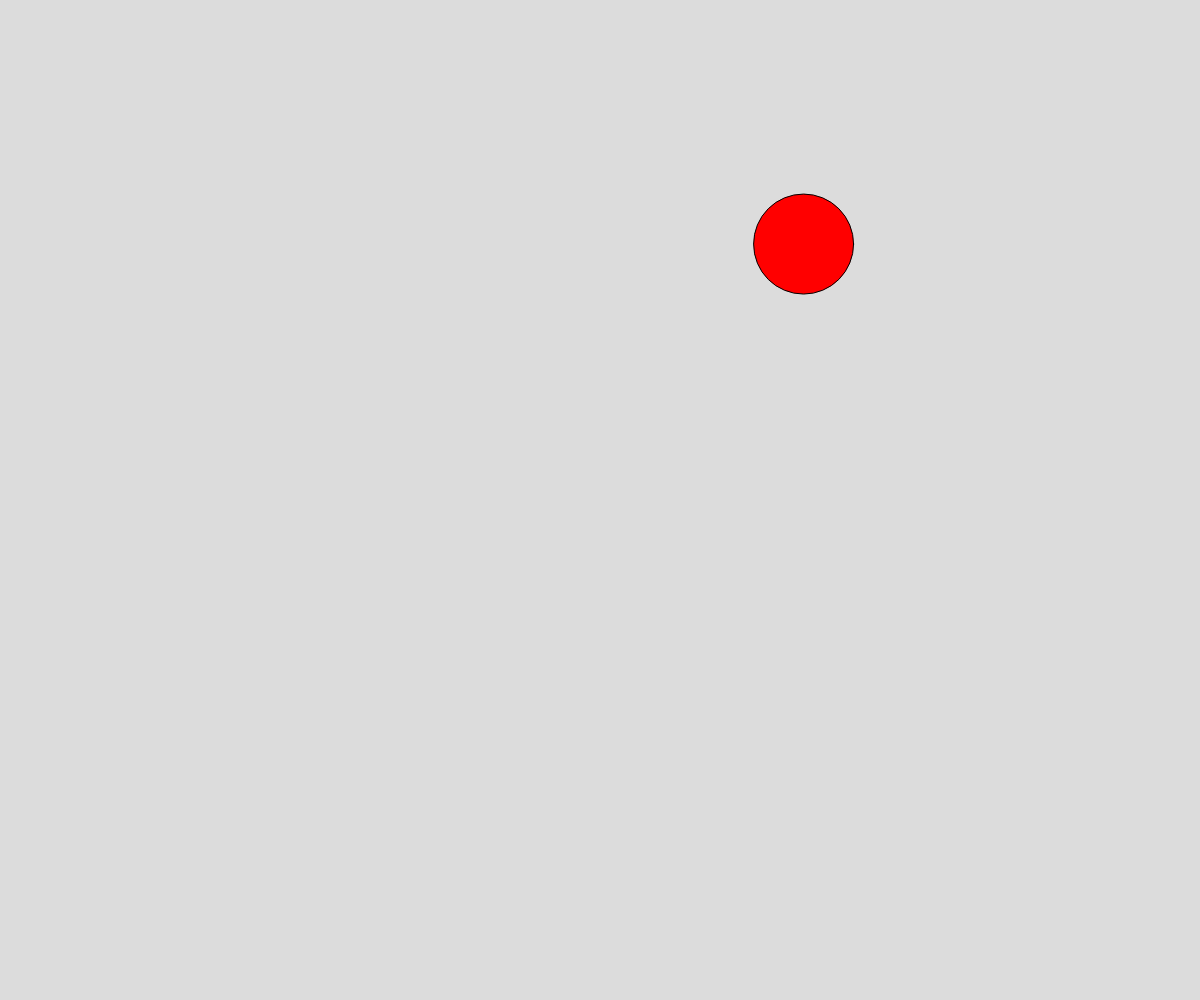
Frame 1 (no input)
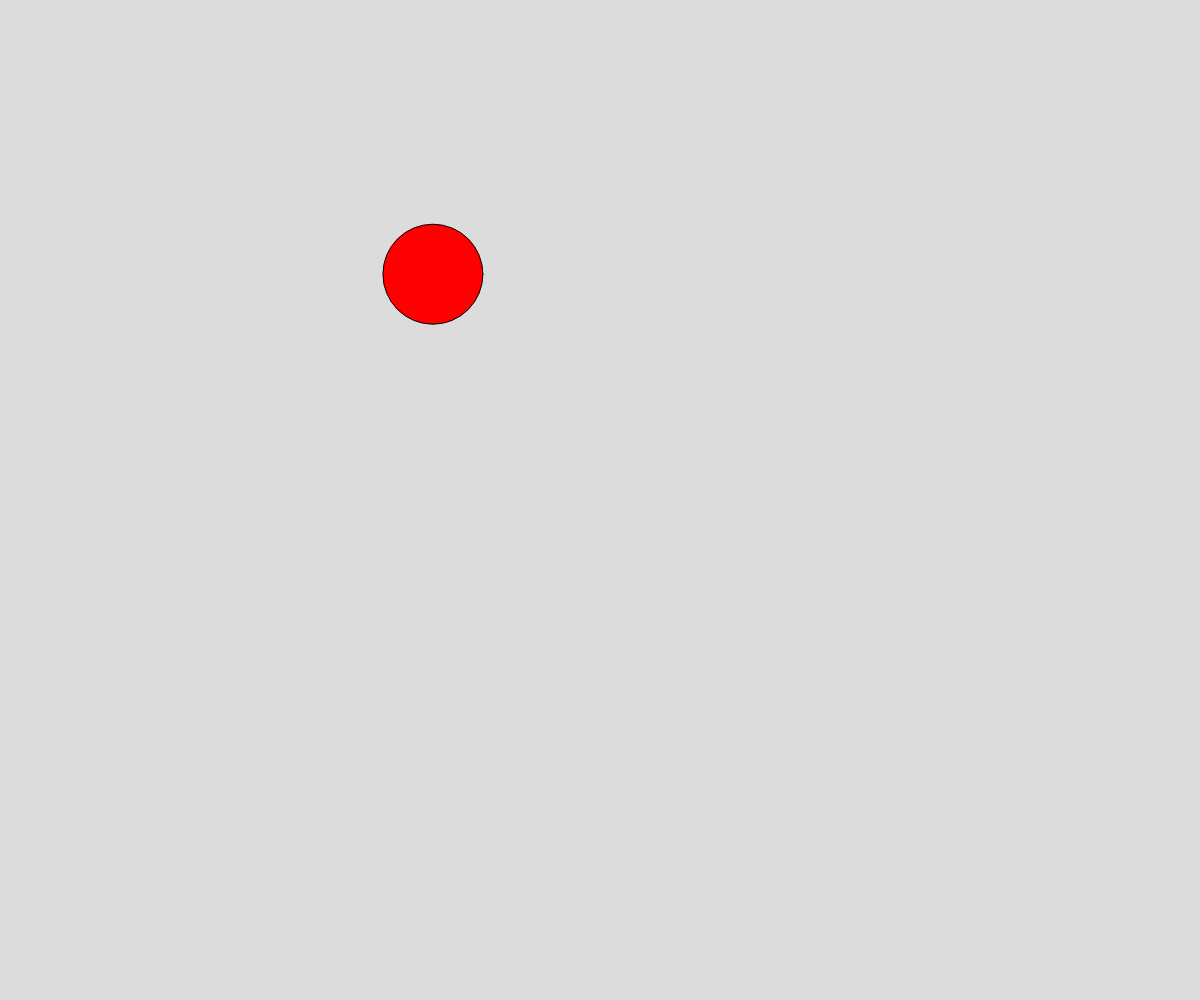
Frame 60 (no input)
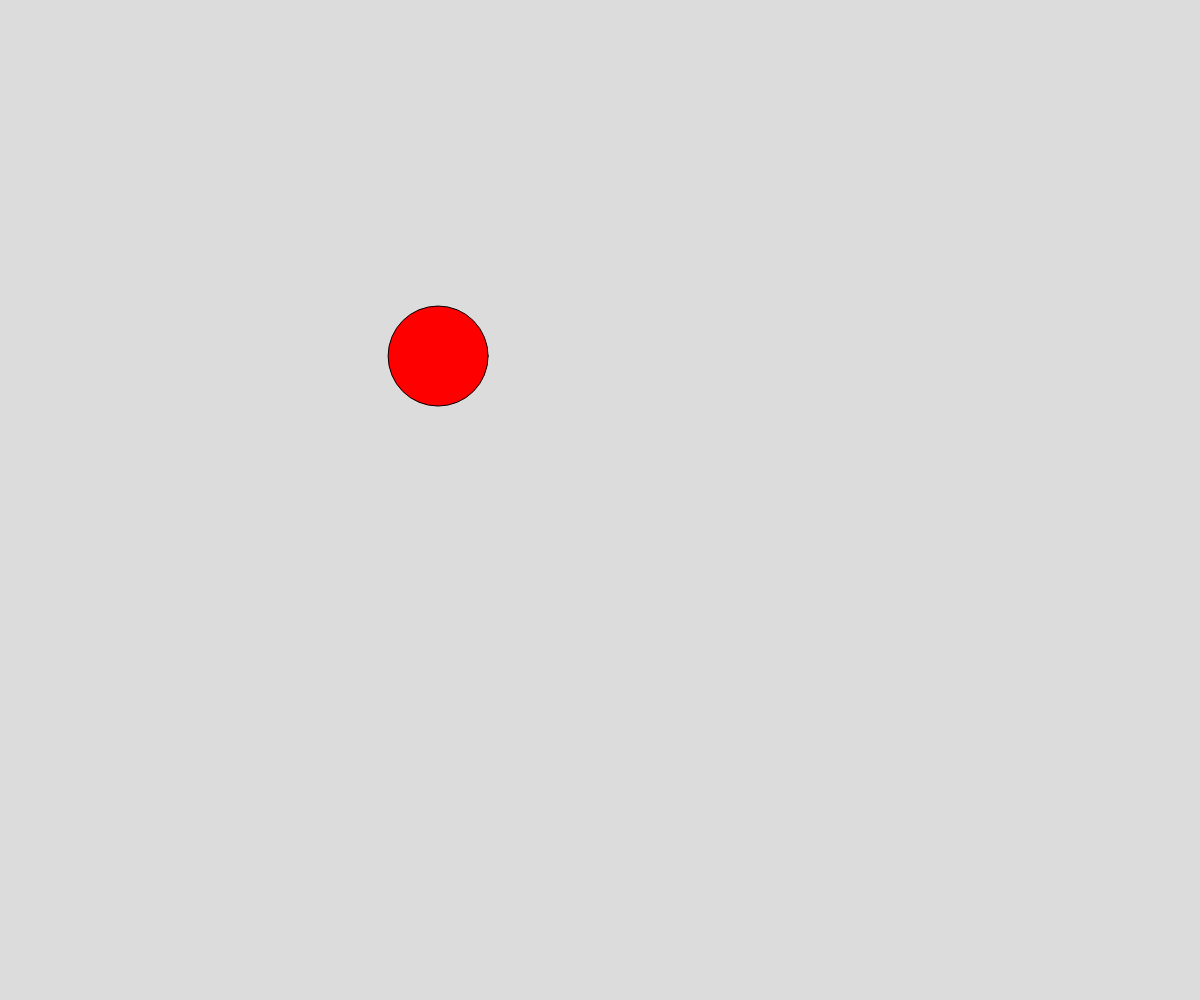
Frame 120 (the mouse pressed at the canvas centre since frame 60)

The p5.js sketch that drew these frames (run headless with seeded random() and noise() and a simulated clock; from frame 60 on, the mouse is pressed at the canvas centre):

// p5.js sketch
// ── sketch.js
// Perlin Noise Ball demo

let x;
let y;
let time = 0;




function setup() {
  createCanvas(windowWidth, windowHeight);
  x = width/2;
  y = height/2;
}

function draw() {
  background(220);
  fill("red");

  x = noise(time)*width;
  y = noise(time + 100)*height;
  circle(x,y,100);

  time += 0.01;
}
